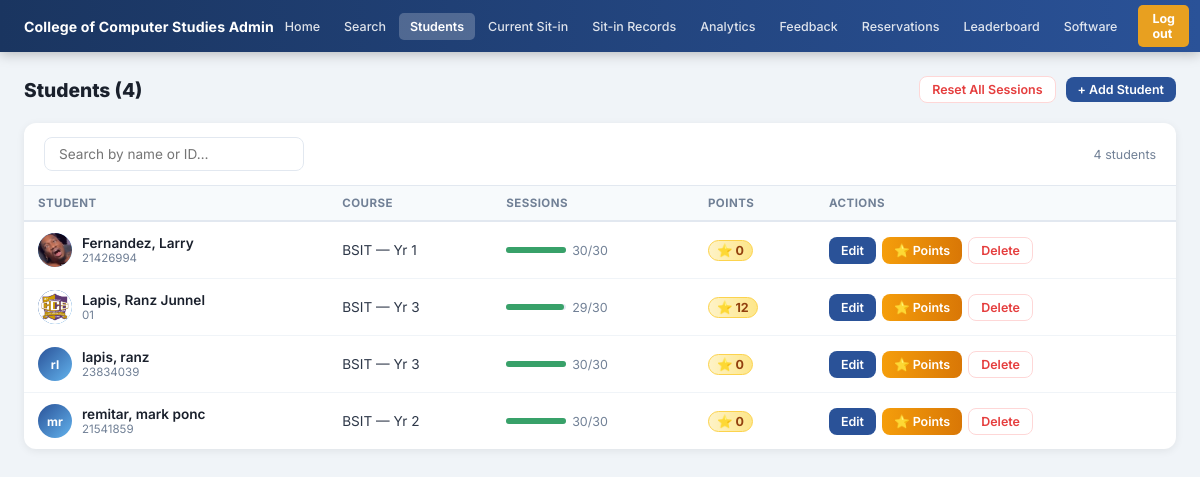
/admin/students (signed in), run on the app's committed database.
### tables this page shows
CREATE TABLE students (
            id             INTEGER PRIMARY KEY AUTOINCREMENT,
            idno           VARCHAR(20)  UNIQUE NOT NULL,
            lastname       VARCHAR(50)  NOT NULL,
            firstname      VARCHAR(50)  NOT NULL,
            middlename     VARCHAR(50),
            course         VARCHAR(20)  NOT NULL,
            level          VARCHAR(5)   NOT NULL,
            email          VARCHAR(100) UNIQUE NOT NULL,
            address        TEXT,
            password       VARCHAR(255) NOT NULL,
            image_filename VARCHAR(255),
            remaining_session INTEGER DEFAULT 30,
            created_at     TIMESTAMP DEFAULT CURRENT_TIMESTAMP
        , profile_image TEXT, points INTEGER DEFAULT 0);

### app.py (the view)
@app.route('/admin/students')
def students_list():
    r = admin_required()
    if r: return r
    students = get_all_students()
    return render_template('students_list.html', students=students)

### app.py (called while the page is built)
def is_logged_in():
    return 'student_id' in session

def is_admin():
    return session.get('role') == 'admin'

def admin_required():
    if not is_logged_in() or not is_admin():
        flash('Admin access required.', 'error')
        return redirect(url_for('login'))

### dbhelper.py (called while the page is built)
def connect():
    base_path = os.path.dirname(os.path.abspath(__file__))
    db_path   = os.path.join(base_path, "sysarch.db")
    conn      = sqlite3.connect(db_path)
    conn.row_factory = sqlite3.Row
    return conn

def get_all_students():
    conn = connect()
    cur  = conn.cursor()
    cur.execute("SELECT * FROM students ORDER BY lastname, firstname")
    rows = cur.fetchall()
    conn.close()
    return rows

### templates/students_list.html (shortened to what this page needs)
<!DOCTYPE html>
<html lang="en">
<head>
  <link rel="stylesheet" href="{{ url_for('static', filename='css/admin.css') }}">
</head>
<body>
{% from 'macros.html' import admin_nav %}
{{ admin_nav('students') }}
<div class="page-wrap">
  <div class="page-header">
    <div class="page-title">Students ({{ students|length }})</div>
    <div style="display:flex;gap:10px;align-items:center;">
      <a href="{{ url_for('reset_sessions') }}" class="btn btn-danger btn-sm"
         onclick="return confirm('Reset ALL sessions to 30?')">Reset All Sessions</a>
      <button class="btn btn-primary btn-sm" onclick="openAddModal()">+ Add Student</button>
    </div>
  </div>
  <div class="card">
    <div class="card-header-bar">
      <input type="text" class="search-input" placeholder="Search by name or ID…" oninput="filterTable(this.value)" id="searchBox"/>
      <span style="font-size:0.78rem;color:#718096;" id="countLabel">{{ students|length }} students</span>
    </div>
    <div style="overflow-x:auto;">
      <table class="students-table" id="studentsTable">
        <thead>
          <tr>
            <th>Student</th>
            <th>Course</th>
            <th>Sessions</th>
            <th>Points</th>
            <th>Actions</th>
          </tr>
        </thead>
        <tbody>
          {% for s in students %}
          <tr data-name="{{ s.firstname|lower }} {{ s.lastname|lower }}" data-id="{{ s.idno|lower }}">
            <td>
              <div class="avatar-cell">
                <div class="mini-av">
                  {% if s.profile_image %}
                    <img src="{{ url_for('static', filename='uploads/' + s.profile_image) }}" alt=""/>
                  {% else %}
                    {{ s.firstname[0] }}{{ s.lastname[0] }}
                  {% endif %}
                </div>
                <div>
                  <div class="student-name">{{ s.lastname }}, {{ s.firstname }}</div>
                  <div class="student-id">{{ s.idno }}</div>
                </div>
              </div>
            </td>
            <td>{{ s.course }} — Yr {{ s.level }}</td>
            <td>
              <div class="session-bar-wrap">
                {% set pct = (s.remaining_session / 30 * 100)|int %}
                <div class="session-bar-bg">
                  <div class="session-bar-fill" style="width:{{ pct }}%;background:{% if pct>50 %}#38a169{% elif pct>20 %}#d69e2e{% else %}#e53e3e{% endif %};"></div>
                </div>
                <span style="font-size:0.78rem;color:#718096;">{{ s.remaining_session }}/30</span>
              </div>
            </td>
            <td><span class="pts-badge">⭐ {{ s.points if s.points else 0 }}</span></td>
            <td>
              <div class="actions-cell">
                <button class="btn btn-primary btn-sm"
                  onclick="openEditModal('{{ s.idno }}','{{ s.lastname }}','{{ s.firstname }}','{{ s.course }}','{{ s.level }}','{{ s.email }}',{{ s.remaining_session }},{{ s.points if s.points else 0 }})">
                  Edit
                </button>
                <button class="btn btn-gold btn-sm"
                  onclick="openPointsModal('{{ s.idno }}','{{ s.firstname }} {{ s.lastname }}',{{ s.points if s.points else 0 }})">
                  ⭐ Points
                </button>
                <a href="{{ url_for('delete_student', idno=s.idno) }}" class="btn btn-danger btn-sm"
                   onclick="return confirm('Delete {{ s.firstname }} {{ s.lastname }}?')">Delete</a>
              </div>
            </td>
          </tr>
          {% else %}
          <tr><td colspan="5" style="text-align:center;padding:40px;color:#a0aec0;">No students found.</td></tr>
          {% endfor %}
        </tbody>
      </table>
    </div>
  </div>
</div>
</body>
</html>

### static/css/admin.css (style rules this page uses)
*, *::before, *::after { box-sizing: border-box; margin: 0; padding: 0; }
body { font-family: 'Inter', sans-serif; background: #f0f4f8; color: #1a202c; font-size: 0.875rem; min-height: 100vh; }
a { text-decoration: none; }
.card { background: #fff; border-radius: 12px; overflow: hidden; box-shadow: 0 2px 8px rgba(0,0,0,0.07); margin-bottom: 22px; }
.btn { display: inline-flex; align-items: center; gap: 5px; padding: 8px 18px; border-radius: 7px; border: none; font-size: 0.82rem; font-weight: 600; font-family: 'Inter', sans-serif; cursor: pointer; transition: all 0.15s; }
.btn-primary { background: #2a5298; color: #fff; }
.btn-danger { background: #e53e3e; color: #fff; }
.btn-sm { padding: 4px 11px; font-size: 0.75rem; border-radius: 5px; }

### templates/students_list.html (style rules this page uses)
.page-wrap { max-width: 1300px; margin: 0 auto; padding: 24px; }
.page-header { display: flex; align-items: center; justify-content: space-between; margin-bottom: 20px; }
.page-title { font-size: 1.2rem; font-weight: 800; color: #1a202c; }
.btn { display: inline-flex; align-items: center; gap: 6px; padding: 8px 18px; border-radius: 8px; font-size: 0.84rem; font-weight: 600; font-family: 'Inter',sans-serif; cursor: pointer; border: none; text-decoration: none; transition: all .15s; }
.btn-primary { background: #2a5298; color: #fff; }
.btn-danger { background: #fff; color: #e53e3e; border: 1.5px solid #fed7d7; }
.btn-sm { padding: 5px 12px; font-size: 0.78rem; }
.btn-gold { background: linear-gradient(90deg,#f59e0b,#d97706); color: #fff; }
.card { background: #fff; border-radius: 12px; box-shadow: 0 2px 8px rgba(0,0,0,.07); overflow: hidden; }
.card-header-bar { padding: 14px 20px; border-bottom: 1px solid #e2e8f0; display: flex; align-items: center; justify-content: space-between; gap: 12px; flex-wrap: wrap; }
.search-input { padding: 8px 14px; border: 1.5px solid #e2e8f0; border-radius: 8px; font-size: 0.85rem; font-family: 'Inter',sans-serif; outline: none; width: 260px; }
.students-table { width: 100%; border-collapse: collapse; font-size: 0.85rem; }
.students-table th { background: #f7fafc; padding: 10px 14px; text-align: left; font-size: 0.72rem; font-weight: 700; color: #718096; text-transform: uppercase; letter-spacing: .04em; border-bottom: 2px solid #e2e8f0; }
.students-table td { padding: 11px 14px; border-bottom: 1px solid #f0f4f8; color: #2d3748; vertical-align: middle; }
.students-table tr:last-child td { border-bottom: none; }
.avatar-cell { display: flex; align-items: center; gap: 10px; }
.mini-av { width: 34px; height: 34px; border-radius: 50%; flex-shrink: 0; background: linear-gradient(135deg,#2a5298,#63b3ed); display: flex; align-items: center; justify-content: center; font-size: 0.75rem; font-weight: 700; color: #fff; overflow: hidden; }
.mini-av img { width: 100%; height: 100%; object-fit: cover; border-radius: 50%; }
.student-name { font-weight: 600; color: #1a202c; }
.student-id { font-size: 0.72rem; color: #718096; }
.session-bar-wrap { display: flex; align-items: center; gap: 6px; }
.session-bar-bg { width: 60px; background: #e2e8f0; border-radius: 4px; height: 6px; }
.session-bar-fill { height: 100%; border-radius: 4px; }
.pts-badge { display: inline-flex; align-items: center; gap: 3px; background: linear-gradient(90deg,#fef3c7,#fde68a); color: #92400e; font-weight: 700; font-size: 0.78rem; padding: 2px 8px; border-radius: 20px; border: 1px solid #fcd34d; }
.actions-cell { display: flex; gap: 6px; flex-wrap: wrap; }

### data on the page
students: profile_image (picture), lastname "Fernandez", firstname "Larry", idno "21426994", course "BSIT", level "1", {{ pct }} 100 (drawn), remaining_session "30", points "0"
students: profile_image (picture), lastname "Lapis", firstname "Ranz Junnel", idno "01", course "BSIT", level "3", {{ pct }} 96 (drawn), remaining_session "29", points "12"
students: firstname "r", lastname "l", lastname "lapis", firstname "ranz", idno "23834039", course "BSIT", level "3", {{ pct }} 100 (drawn), remaining_session "30", points "0"
students: firstname "m", lastname "r", lastname "remitar", firstname "mark ponc", idno "21541859", course "BSIT", level "2", {{ pct }} 100 (drawn), remaining_session "30", points "0"

### other printed values
{{ students|length }} "4"
